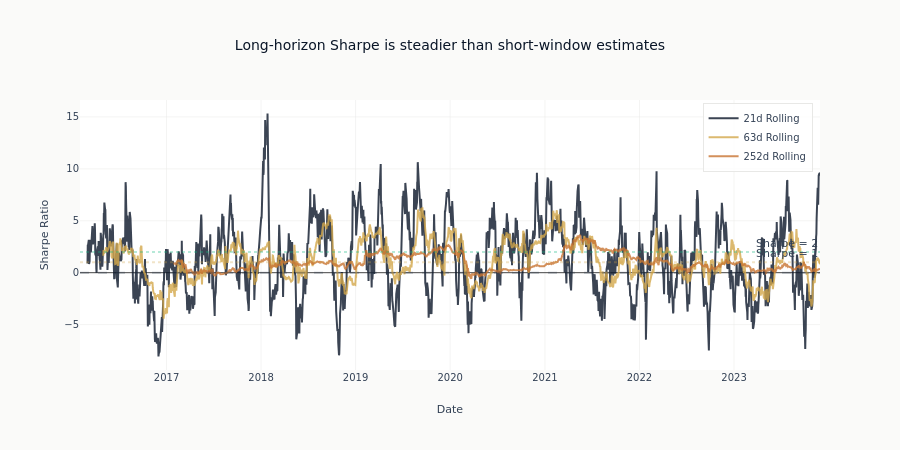

The cell this chart's notebook holds for it:
### Code cell
# Plot rolling Sharpe ratio
fig = go.Figure()

for window in [21, 63, 252]:
    if window in rolling.sharpe:
        sharpe_series = rolling.sharpe[window]
        fig.add_trace(
            go.Scatter(
                x=strategy_returns.index,
                y=sharpe_series.to_numpy(),
                name=f"{window}d Rolling",
                opacity=0.8,
            )
        )

fig.add_hline(y=0, line_dash="dash", line_color=COLORS["neutral"], opacity=0.3)
fig.add_hline(
    y=1, line_dash="dot", line_color=COLORS["amber"], opacity=0.3, annotation_text="Sharpe = 1"
)
fig.add_hline(
    y=2, line_dash="dot", line_color=COLORS["positive"], opacity=0.3, annotation_text="Sharpe = 2"
)

fig.update_layout(
    title="Long-horizon Sharpe is steadier than short-window estimates",
    xaxis_title="Date",
    yaxis_title="Sharpe Ratio",
    height=450,
    legend=dict(yanchor="top", y=0.99, xanchor="right", x=0.99),
)
show_plotly_with_alt(
    fig,
    "Three lines of rolling Sharpe ratio against date, over 21, 63 and 252 sessions. The 21-session line swings across the whole vertical range while the 252-session line stays within a narrow band.",
)

### Figure 1 — Plotly figure (JSON) as saved in the notebook; plotly's stock layout.template omitted (floating-point values rounded to 4 significant figures; data arrays with more than 128 entries replaced by an {"elided": "..."} marker saying what was removed)
{"data": [{"name": "21d Rolling", "opacity": 0.8, "type": "scatter", "x": {"elided": "1971 str values"}, "y": {"elided": "1971 float values"}}, {"name": "63d Rolling", "opacity": 0.8, "type": "scatter", "x": {"elided": "1971 str values"}, "y": {"elided": "1971 float values"}}, {"name": "252d Rolling", "opacity": 0.8, "type": "scatter", "x": {"elided": "1971 str values"}, "y": {"elided": "1971 float values"}}], "layout": {"annotations": [{"showarrow": false, "text": "Sharpe = 1", "x": 1, "xanchor": "right", "xref": "x domain", "y": 1, "yanchor": "bottom", "yref": "y"}, {"showarrow": false, "text": "Sharpe = 2", "x": 1, "xanchor": "right", "xref": "x domain", "y": 2, "yanchor": "bottom", "yref": "y"}], "height": 450, "legend": {"x": 0.99, "xanchor": "right", "y": 0.99, "yanchor": "top"}, "shapes": [{"line": {"color": "#334155", "dash": "dash"}, "opacity": 0.3, "type": "line", "x0": 0, "x1": 1, "xref": "x domain", "y0": 0, "y1": 0, "yref": "y"}, {"line": {"color": "#D4A84B", "dash": "dot"}, "opacity": 0.3, "type": "line", "x0": 0, "x1": 1, "xref": "x domain", "y0": 1, "y1": 1, "yref": "y"}, {"line": {"color": "#10b981", "dash": "dot"}, "opacity": 0.3, "type": "line", "x0": 0, "x1": 1, "xref": "x domain", "y0": 2, "y1": 2, "yref": "y"}], "title": {"text": "Long-horizon Sharpe is steadier than short-window estimates"}, "xaxis": {"title": {"text": "Date"}}, "yaxis": {"title": {"text": "Sharpe Ratio"}}}}
